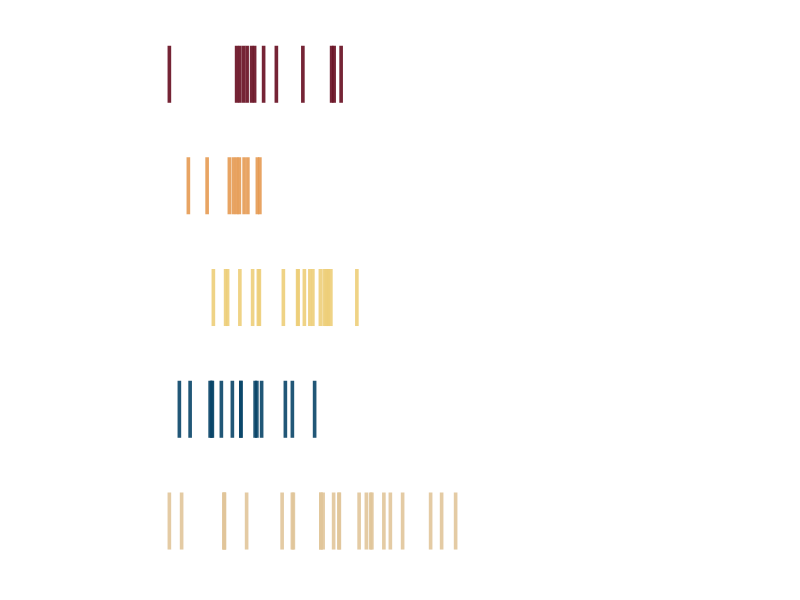

R code for this plot:
## ---- chunk 1
library(tidyverse)    # untuk manupulasi, merapikan, & visualisasi data
## ---- chunk 2
our_palette <-c('#e1c59a',
                '#094568',
                '#edce79',
                '#e59a52',
                '#660d20')
## ---- chunk 3
set.seed(2000)
df1 = tibble(var = 'A', val = rnorm(n = 25, mean = 5.5, sd = 1.5))
df2 = tibble(var = 'B', val = rnorm(n = 15, mean = 4.5, sd = 1.0))
df3 = tibble(var = 'C', val = rnorm(n = 20, mean = 5.0, sd = 1.0))
df4 = tibble(var = 'D', val = rnorm(n = 10, mean = 4.0, sd = 0.5))
df5 = tibble(var = 'E', val = rnorm(n = 13, mean = 5.0, sd = 1.5))

df <- rbind(df1, df2, df3, df4, df5) %>%
  mutate(Variable = as_factor(var),
         value = round(val, 2)) %>%
  select(Variable, value)
## ---- chunk 4
barcode_plot <- df %>%
  ggplot(aes(x = value,
             y = Variable,
             color = Variable,
             fill = Variable)) +
  geom_point(shape = 124,
             size = 15,
             alpha = .9) +
  scale_color_manual(values = our_palette,
                     guide = 'none') +
  scale_fill_manual(values = our_palette,
                    guide = 'none') +
  scale_x_continuous(limits = c(0, 15)) +
  theme_minimal() +
  theme(
    axis.title = element_blank(),
    axis.text = element_blank(),
    axis.line = element_blank(),
    panel.grid.major = element_blank(),
    panel.grid.minor = element_blank(),
    panel.background = element_rect(fill = '#FFFFFF',
                                    color = NA),
    plot.background = element_rect(fill = '#FFFFFF',
                                   color = '#FFFFFF')
  )
## ---- chunk 5
barcode_plot
